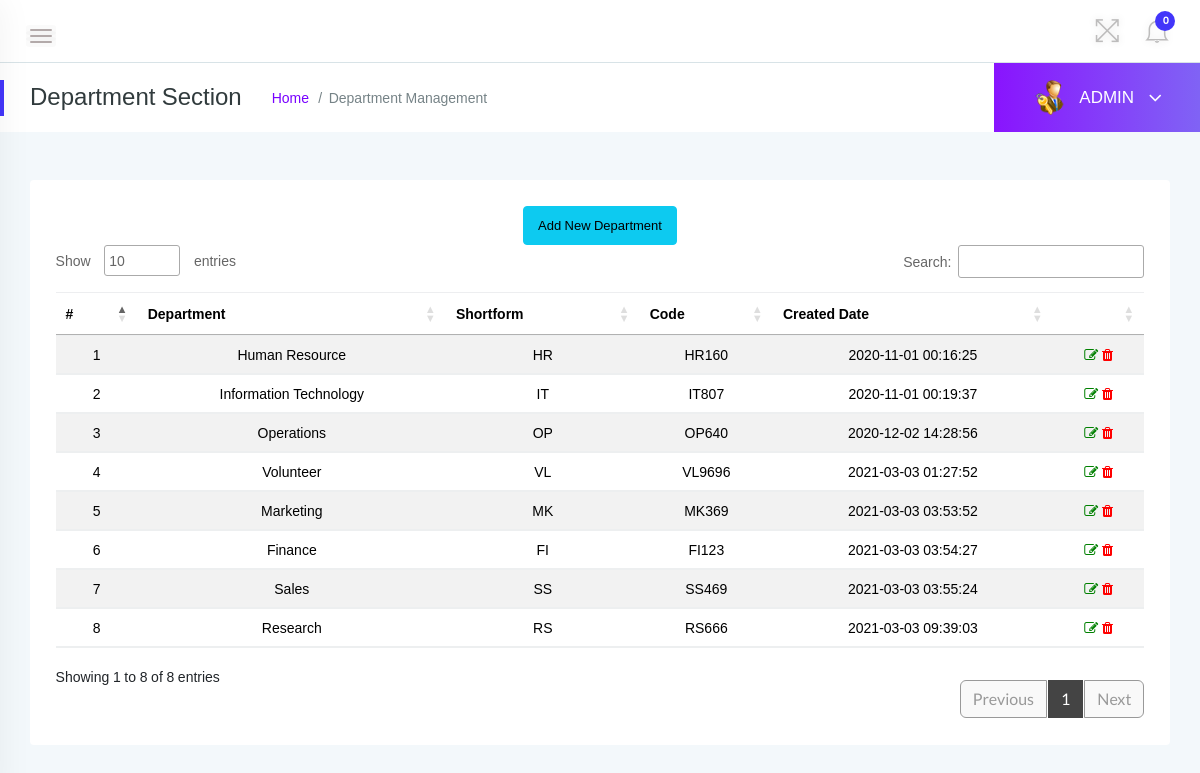
The page /admin/department.php (signed in) on the database its author committed.
### tables this page shows
CREATE TABLE `tbldepartments` (
  `id` int(11) NOT NULL,
  `DepartmentName` varchar(150) DEFAULT NULL,
  `DepartmentShortName` varchar(100) NOT NULL,
  `DepartmentCode` varchar(50) DEFAULT NULL,
  `CreationDate` timestamp NULL DEFAULT current_timestamp()
);

### admin/department.php (the view, shortened to what this page needs)
<?php
    if(strlen($_SESSION['alogin'])==0){
    header('location:index.php');
    } else {
?>
<!doctype html>
<html class="no-js" lang="en">
<head>
    <link rel="stylesheet" href="../assets/css/bootstrap.min.css">
    <link rel="stylesheet" href="../assets/css/font-awesome.min.css">
    <link rel="stylesheet" href="../assets/css/themify-icons.css">
    <link rel="stylesheet" href="../assets/css/metisMenu.css">
    <link rel="stylesheet" href="../assets/css/owl.carousel.min.css">
    <link rel="stylesheet" href="../assets/css/slicknav.min.css">
    <link rel="stylesheet" href="https://www.amcharts.com/lib/3/plugins/export/export.css" type="text/css" media="all" />
    <link rel="stylesheet" type="text/css" href="https://cdn.datatables.net/1.10.19/css/jquery.dataTables.css">
    <link rel="stylesheet" type="text/css" href="https://cdn.datatables.net/1.10.18/css/dataTables.bootstrap4.min.css">
    <link rel="stylesheet" type="text/css" href="https://cdn.datatables.net/responsive/2.2.3/css/responsive.bootstrap.min.css">
    <link rel="stylesheet" type="text/css" href="https://cdn.datatables.net/responsive/2.2.3/css/responsive.jqueryui.min.css">
    <link rel="stylesheet" href="../assets/css/typography.css">
    <link rel="stylesheet" href="../assets/css/default-css.css">
    <link rel="stylesheet" href="../assets/css/styles.css">
    <link rel="stylesheet" href="../assets/css/fonts.css">
    <link rel="stylesheet" href="../assets/css/responsive.css">
</head>
<body>
    <div class="page-container">
        <div class="main-content">
            <div class="header-area">
                <div class="row align-items-center">
                    <div class="col-md-6 col-sm-8 clearfix">
                        <div class="nav-btn pull-left">
                            <span></span>
                            <span></span>
                            <span></span>
                        </div>
                    </div>
                    <div class="col-md-6 col-sm-4 clearfix">
                        <ul class="notification-area pull-right">
                            <li id="full-view"><i class="ti-fullscreen"></i></li>
                            <?php include '../includes/admin-notification.php'?>
                        </ul>
                    </div>
                </div>
            </div>
            <div class="page-title-area">
                <div class="row align-items-center">
                    <div class="col-sm-6">
                        <div class="breadcrumbs-area clearfix">
                            <h4 class="page-title pull-left">Department Section</h4>
                            <ul class="breadcrumbs pull-left">
                                <li><a href="dashboard.php">Home</a></li>
                                <li><span>Department Management</span></li>
                            </ul>
                        </div>
                    </div>
                    <div class="col-sm-6 clearfix">
                        <div class="user-profile pull-right">
                            <img class="avatar user-thumb" src="../assets/images/admin.png" alt="avatar">
                            <h4 class="user-name dropdown-toggle" data-toggle="dropdown">ADMIN <i class="fa fa-angle-down"></i></h4>
                        </div>
                    </div>
                </div>
            </div>
            <div class="main-content-inner">
                <div class="row">
                    <div class="col-12 mt-5">
                        <div class="card">
                            <div class="card-body">
                                <div class="data-tables datatable-dark">
                                <center><a href="add-department.php" class="btn btn-sm btn-info">Add New Department</a></center>
                                    <table id="dataTable3" class="table table-hover table-striped text-center">
                                        <thead class="text-capitalize">
                                            <tr>
                                                <th>#</th>
                                                <th>Department</th>
                                                <th>Shortform</th>
                                                <th>Code</th>
                                                <th>Created Date</th>
                                                <th></th>
                                            </tr>
                                        </thead>
                                        <tbody>
                                    <?php $sql = "SELECT * from tbldepartments";
                                    $query = $dbh -> prepare($sql);
                                    $query->execute();
                                    $results=$query->fetchAll(PDO::FETCH_OBJ);
                                    $cnt=1;
                                    if($query->rowCount() > 0)
                                    {
                                    foreach($results as $result)
                                    {               ?>
                                        <tr>
                                            <td> <?php echo htmlentities($cnt);?></td>
                                            <td><?php echo htmlentities($result->DepartmentName);?></td>
                                            <td><?php echo htmlentities($result->DepartmentShortName);?></td>
                                            <td><?php echo htmlentities($result->DepartmentCode);?></td>
                                            <td><?php echo htmlentities($result->CreationDate);?></td>
                                            <td><a href="edit-department.php?deptid=<?php echo htmlentities($result->id);?>"><i class="fa fa-edit" style="color:green"></i></a><a href="department.php?del=<?php echo htmlentities($result->id);?>" onclick="return confirm('Do you want to delete');"> <i class="fa fa-trash" style="color:red"></i></a></td>
                                        </tr>
                                         <?php $cnt++;} }?>
                                    </tbody>
                                    </table>
                                </div>
                            </div>
                        </div>
                    </div>
                </div>
                </div>
            </div>
        </div>
</body>
</html>
<?php } ?>

### assets/css/default-css.css (style rules this page uses)
* { margin: 0; padding: 0; box-sizing: border-box; }
*, *:before, *:after { -moz-box-sizing: border-box; -webkit-box-sizing: border-box; box-sizing: border-box; }
html { -webkit-font-smoothing: antialiased; }
body { background: #fff; font-weight: normal; -webkit-font-smoothing: antialiased; -webkit-text-size-adjust: 100%; }
img { width: 100%; height: auto; }
:root { --primary-color: #4336FB; }

### rows shown on the page
tbldepartments: DepartmentName "Human Resource", DepartmentShortName "HR", DepartmentCode "HR160", CreationDate "2020-11-01 00:16:25"
tbldepartments: DepartmentName "Information Technology", DepartmentShortName "IT", DepartmentCode "IT807", CreationDate "2020-11-01 00:19:37"
tbldepartments: DepartmentName "Operations", DepartmentShortName "OP", DepartmentCode "OP640", CreationDate "2020-12-02 14:28:56"
tbldepartments: DepartmentName "Volunteer", DepartmentShortName "VL", DepartmentCode "VL9696", CreationDate "2021-03-03 01:27:52"
tbldepartments: DepartmentName "Marketing", DepartmentShortName "MK", DepartmentCode "MK369", CreationDate "2021-03-03 03:53:52"
tbldepartments: DepartmentName "Finance", DepartmentShortName "FI", DepartmentCode "FI123", CreationDate "2021-03-03 03:54:27"
tbldepartments: DepartmentName "Sales", DepartmentShortName "SS", DepartmentCode "SS469", CreationDate "2021-03-03 03:55:24"
tbldepartments: DepartmentName "Research", DepartmentShortName "RS", DepartmentCode "RS666", CreationDate "2021-03-03 09:39:03"

### other values the page prints
$unreadcount "0"
